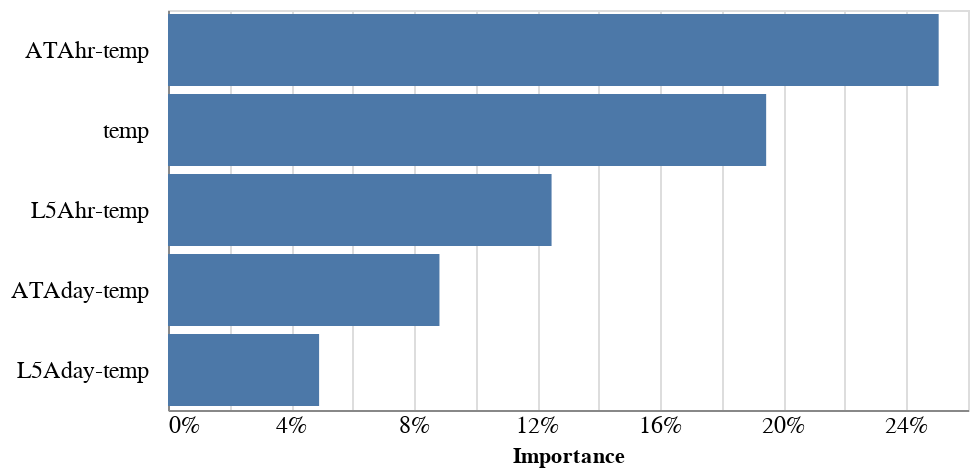

Source (notebook cell):
### Code cell
alt.Chart(feature_importance_df[:5]).mark_bar().encode(
    x=alt.X('Importance:Q', axis=alt.Axis(format="%", tickSize=0, labelFontSize=12)),
    y=alt.Y(
        'Feature:N', sort=list(feature_importance_df[:5].Feature), title="",
        axis=alt.Axis(tickSize=0, labelFontSize=12, labelPadding=10)),
).properties(
    height=200
)

### Figure 1 — Vega-Lite specification as saved in the notebook (floating-point values rounded to 4 significant figures)
{"config": {"view": {"continuousWidth": 400, "continuousHeight": 300}}, "data": {"name": "data-565966edb18f2a853befc6ac30b71fb8"}, "mark": "bar", "encoding": {"x": {"axis": {"format": "%", "labelFontSize": 12, "tickSize": 0}, "field": "Importance", "type": "quantitative"}, "y": {"axis": {"labelFontSize": 12, "labelPadding": 10, "tickSize": 0}, "field": "Feature", "sort": ["ATAhr-temp", "temp", "L5Ahr-temp", "ATAday-temp", "L5Aday-temp"], "title": "", "type": "nominal"}}, "height": 200, "$schema": "https://vega.github.io/schema/vega-lite/v4.17.0.json", "datasets": {"data-565966edb18f2a853befc6ac30b71fb8": [{"Feature": "ATAhr-temp", "Importance": 0.2505}, {"Feature": "temp", "Importance": 0.1944}, {"Feature": "L5Ahr-temp", "Importance": 0.1247}, {"Feature": "ATAday-temp", "Importance": 0.08822}, {"Feature": "L5Aday-temp", "Importance": 0.04911}]}}
